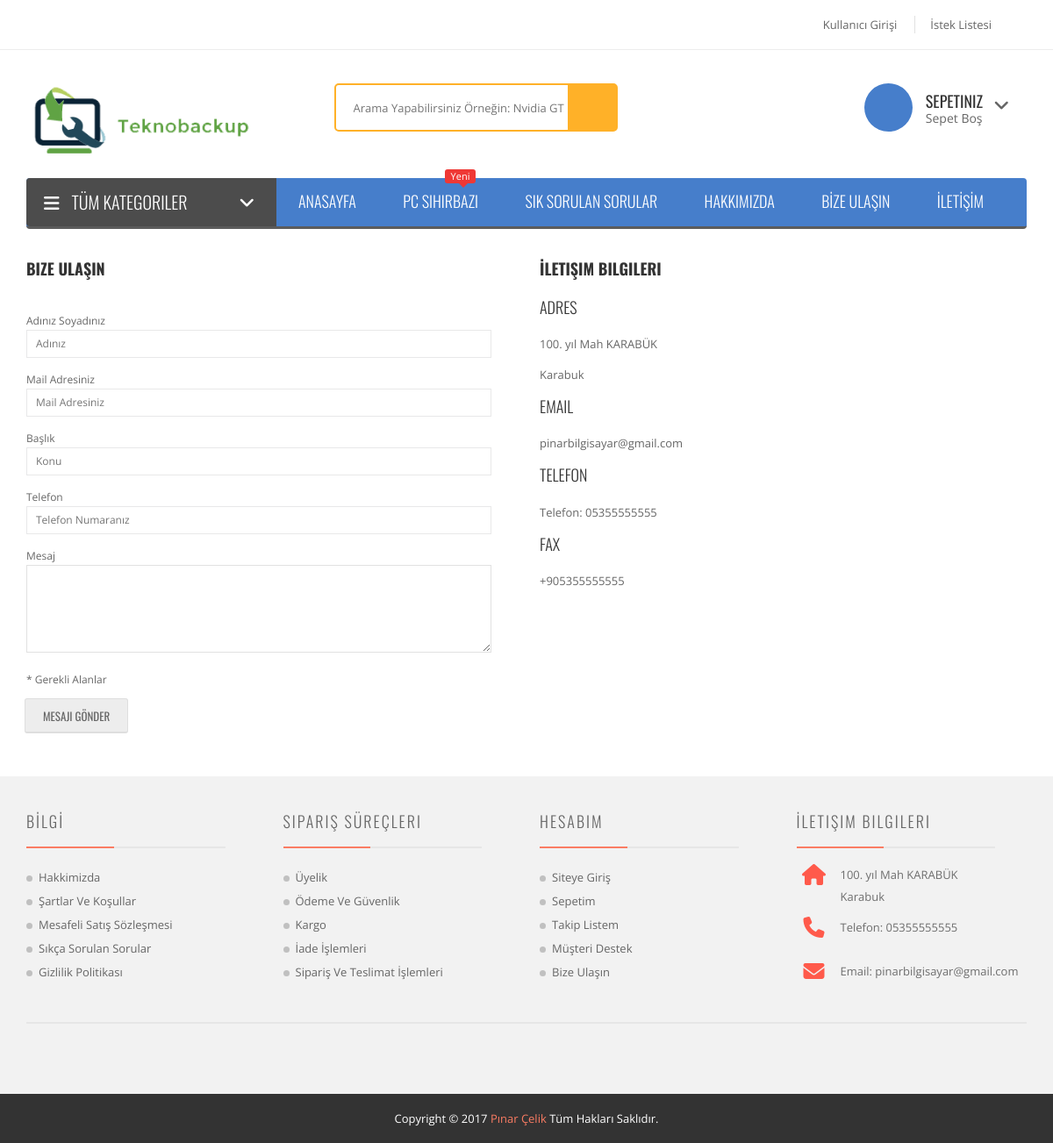
The page /index.php/bizeulasin on the database its author committed.
### tables this page shows
CREATE TABLE `ayarlar` (
  `id` int(50) NOT NULL,
  `sirketadi` varchar(20) NOT NULL,
  `keywords` varchar(250) NOT NULL,
  `aciklama` varchar(250) NOT NULL,
  `name` varchar(20) NOT NULL,
  `smtpserver` varchar(50) NOT NULL,
  `smtpport` int(50) NOT NULL,
  `smtpemail` varchar(255) NOT NULL,
  `password` varchar(30) NOT NULL,
  `adres` varchar(200) NOT NULL,
  `sehir` varchar(20) NOT NULL,
  `tel` varchar(30) NOT NULL,
  `fax` varchar(25) NOT NULL,
  `email` varchar(250) NOT NULL,
  `hakkimizda` text NOT NULL,
  `gizlilik` text NOT NULL,
  `sartlar` text NOT NULL,
  `sozlesme` text NOT NULL,
  `facebook` varchar(255) NOT NULL,
  `instagram` varchar(255) NOT NULL,
  `twitter` varchar(255) NOT NULL,
  `xkordinat` double NOT NULL,
  `ykordinat` double NOT NULL
);

### application/controllers/Bizeulasin.php (called while the page is built, shortened)
<?php
class Bizeulasin extends CI_Controller {
    public function __construct()
    {
        $this->load->helper('url');
        $this->load->library('session');
        $this->load->database();
        $this->load->model('admin/Database_Model');
    }
	public function index()
	{
	    $query = $this->db->get('ayarlar');
        $data['ayar'] = $query->result();
	    $query = $this->db->get('kategoriler');
        $data['kategori'] = $query->result();
        $data["katsayi"] = $query->num_rows();
        $query = $this->db->get('alt_kategoriler');
        $data['altkategori'] = $query->result();
        if($this->session->kullanici_data['id']){
            $k_id = $this->session->kullanici_data['id'];
            $query = $this->Database_Model->sepet_listesi_sorgusu($k_id);
            $data['sepetsayi'] = $query->num_rows();
            $data['headersepet'] = $query->result();
        }else{
            $data['sepetsayi'] = 0;
        }
		$this->load->view('header',$data);
		$this->load->view('bizeyazin');
		$this->load->view('footer');
	}
}

### index.php (called while the page is built, shortened)
<?php
require_once BASEPATH.'core/CodeIgniter.php';

### application/views/bizeyazin.php (the view)
<div class="comnt_area">
    <div class="container">
        <div class="row">
            <div class="col-md-6">
                <div class="all_cntnt">
                    <div class="frm_content frm_content_2">
                        <h2 style="font-weight: bold">Bize Ulaşın</h2>
                    </div>
                    <form class="side_right" action="<?= base_url() ?>bizeulasin/gonder" method="post">
                        <div class="al_form-fields al_form-fields-2">
                            <p>
                                Adınız Soyadınız
                                <input type="text" name="adsoy" placeholder="Adınız">
                            </p>
                            <p>
                                Mail Adresiniz
                                <input type="text" name="email" placeholder="Mail Adresiniz">
                            </p>
                            <p>
                                Başlık
                                <input type="text" name="konu" placeholder="Konu">
                            </p>
                            <p>
                                Telefon
                                <input type="text" name="tel" placeholder="Telefon Numaranız">
                            </p>
                            <p>
                                Mesaj
                                <br>
                                <span class="wpcf7-form-control-wrap your-message">
                                        <textarea class="wpcf7-form-control wpcf7-textarea wpcf7-validates-as-required" aria-invalid="false" aria-required="true" rows="10" cols="40" name="mesaj"></textarea>
                                        </span>
                            </p>
                            <p>* Gerekli Alanlar</p>
                        </div>
                        <div class="form-action form-action-2">
                            <div class="new_act new_act_3">
                                <button class="button_act button_act_3" type="submit">Mesajı Gönder</button>
                            </div>
                        </div>
                    </form>
                </div>
            </div>
            <div class="col-md-6">
                <div class="all_cntnt">
                    <div class="frm_content frm_content_2">
                        <h2 style="font-weight: bold">İletişim Bilgileri</h2>
                        <h2>Adres</h2>
                        <p><?= $ayar[0]->adres ?></p>
                        <p><?= $ayar[0]->sehir ?></p>
                        <h2>Email</h2>
                        <p><?= $ayar[0]->email ?></p>
                        <h2>Telefon</h2>
                        <p>Telefon: <?= $ayar[0]->tel ?></p>
                        <h2>Fax</h2>
                        <p><?= $ayar[0]->fax ?></p>
                    </div>
                </div>
            </div>
        </div>
    </div>
</div>

### application/views/footer.php (shortened to what this page needs)
<div class="footer_area footer_area_2">
    <div class="container">
        <div class="row">
            <div class="col-md-3 col-sm-6">
                <div class="footer_menu footer_menu_4">
                    <div class="news_heading_2 news_heading_4">
                        <h3>BİLGİ </h3>
                    </div>
                    <div class="footer_menu">
                        <ul>
                            <li>
                                <a href="<?= base_url() ?>hakkimizda">Hakkimizda</a>
                            </li>
                            <li>
                                <a href="<?= base_url() ?>icerik/sartlar">Şartlar ve Koşullar</a>
                            </li>
                            <li>
                                <a href="<?= base_url() ?>icerik/sozlesme">Mesafeli Satış Sözleşmesi</a>
                            </li>
                            <li>
                                <a href="<?= base_url() ?>sikcasorulansorular">Sıkça Sorulan Sorular</a>
                            </li>
                            <li>
                                <a href="<?= base_url() ?>icerik/gizlilik">Gizlilik Politikası</a>
                            </li>
                        </ul>
                    </div>
                </div>
            </div>
            <div class="col-md-3 col-sm-6">
                <div class="footer_menu footer_menu_4">
                    <div class="news_heading_2 news_heading_4">
                        <h3>Sipariş Süreçleri </h3>
                    </div>
                    <div class="footer_menu">
                        <ul>
                            <li>
                                <a href="<?= base_url() ?>home/login">Üyelik</a>
                            </li>
                            <li>
                                <a href="<?= base_url() ?>">Ödeme ve Güvenlik</a>
                            </li>
                            <li>
                                <a href="<?= base_url() ?>">Kargo</a>
                            </li>
                            <li>
                                <a href="<?= base_url() ?>">İade İşlemleri</a>
                            </li>
                            <li>
                                <a href="<?= base_url() ?>">Sipariş ve Teslimat İşlemleri</a>
                            </li>
                        </ul>
                    </div>
                </div>
            </div>
            <div class="col-md-3 col-sm-6">
                <div class="footer_menu footer_menu_4">
                    <div class="news_heading_2 news_heading_4">
                        <h3> Hesabım </h3>
                    </div>
                    <div class="footer_menu">
                        <ul>
                            <li>
                                <a href="<?= base_url() ?>home/login">Siteye Giriş</a>
                            </li>
                            <li>
                                <a href="<?= base_url() ?>home/sepet">Sepetim</a>
                            </li>
                            <li>
                                <a href="<?= base_url() ?>home/istek_listesi">Takip Listem</a>
                            </li>
                            <li>
                                <a href="<?= base_url() ?>iletisim">Müşteri Destek</a>
                            </li>
                            <li>
                                <a href="<?= base_url() ?>bizeulasin">Bize Ulaşın</a>
                            </li>
                        </ul>
                    </div>
                </div>
            </div>
            <div class="col-md-3 col-sm-6">
                <div class="footer_menu footer_menu_2 footer_menu_5 ">
                    <div class="news_heading_2 news_heading_4">
                        <h3> İletişim Bilgileri </h3>
                    </div>
                    <ul>
                        <li>
                            <i class="fa fa-home"></i>
                            <p><?= $ayar[0]->adres ?></p>
                            <p><?= $ayar[0]->sehir ?></p>
                        </li>
                        <li>
                            <i class="fa fa-phone"></i>
                            <p>Telefon: <?= $ayar[0]->tel ?></p>
                        </li>
                        <li>
                            <i class="fa fa-envelope"></i>
                            <p>Email: <?= $ayar[0]->email ?></p>
                        </li>
                    </ul>
                </div>
            </div>
        </div>
    </div>
    <div class="footer_middle">
        <div class="container">
            <div class="fotter_inner fotter_inner_2">
                <div class="middele_pic">
                </div>
            </div>
        </div>
    </div>
</div>
<div class="footer-bottom">
    <div class="container">
        <div class="widget-copyright text-center">
            Copyright © 2017
            <a href="#">Pınar Çelik</a> Tüm Hakları Saklıdır.
        </div>
    </div>
</div>
</body>
</html>

### mainsite/css/responsive.css (style rules this page uses)
@media (min-width: 992px) and (max-width: 1200px) { .news_heading_2 h3::after { width: 127px; } }

### rows shown on the page
ayarlar: adres "100. yıl Mah KARABÜK", sehir "Karabuk", email "pinarbilgisayar@gmail.com", tel "05355555555", fax "+905355555555"
